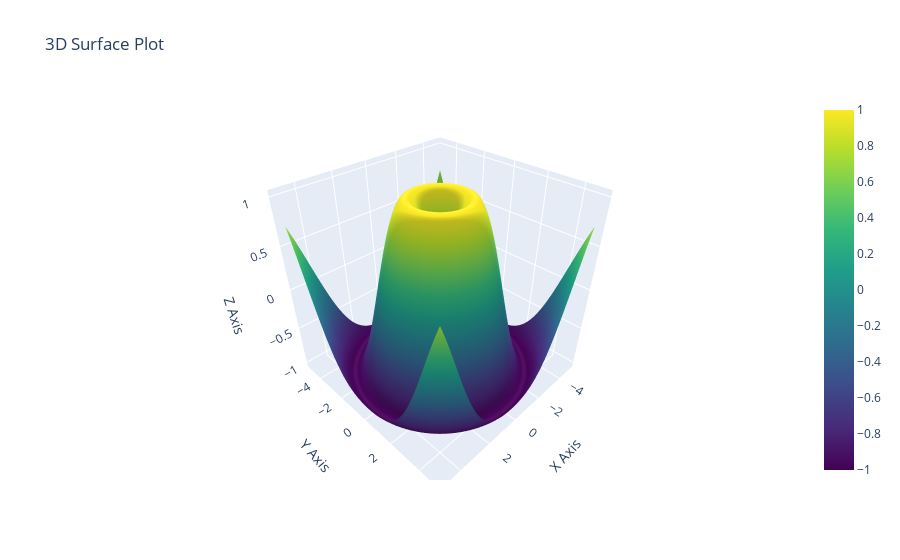

The cell this chart's notebook holds for it:
### Markdown cell above
4. Using the given x and y data, generate a 3D surface plot to visualize the function. 


         x = np.linspace(-5, 5, 100)
          y = np.linspace(-5, 5, 100)
          x, y = np.meshgrid(x, y)
          z = np.sin(np.sqrt(x**2 + y**2))
          data = {
          'X': x.flatten(),
          'Y': y.flatten(),
          'Z': z.flatten()
          }
 
          df = pd.DataFrame(data)

### Code cell
import numpy as np
import pandas as pd
import plotly.graph_objects as go

x = np.linspace(-5, 5, 100)
y = np.linspace(-5, 5, 100)
x, y = np.meshgrid(x, y)
z = np.sin(np.sqrt(x**2 + y**2))

data = {
    'X': x.flatten(),
    'Y': y.flatten(),
    'Z': z.flatten()
}

df = pd.DataFrame(data)

fig = go.Figure(data=[go.Surface(
    z=z,
    x=x,
    y=y,
    colorscale='Viridis'
)])

fig.update_layout(
    title='3D Surface Plot',
    scene=dict(
        xaxis_title='X Axis',
        yaxis_title='Y Axis',
        zaxis_title='Z Axis'
    )
)

fig.show()

### Figure 1 — Plotly figure (JSON) as saved in the notebook; plotly's stock layout.template omitted (floating-point values rounded to 4 significant figures; data arrays with more than 128 entries replaced by an {"elided": "..."} marker saying what was removed)
{"data": [{"colorscale": [[0, "#440154"], [0.1111, "#482878"], [0.2222, "#3e4989"], [0.3333, "#31688e"], [0.4444, "#26828e"], [0.5556, "#1f9e89"], [0.6667, "#35b779"], [0.7778, "#6ece58"], [0.8889, "#b5de2b"], [1, "#fde725"]], "type": "surface", "x": {"elided": "100x100 float values"}, "y": {"elided": "100x100 float values"}, "z": {"elided": "100x100 float values"}}], "layout": {"scene": {"xaxis": {"title": {"text": "X Axis"}}, "yaxis": {"title": {"text": "Y Axis"}}, "zaxis": {"title": {"text": "Z Axis"}}}, "title": {"text": "3D Surface Plot"}}}
